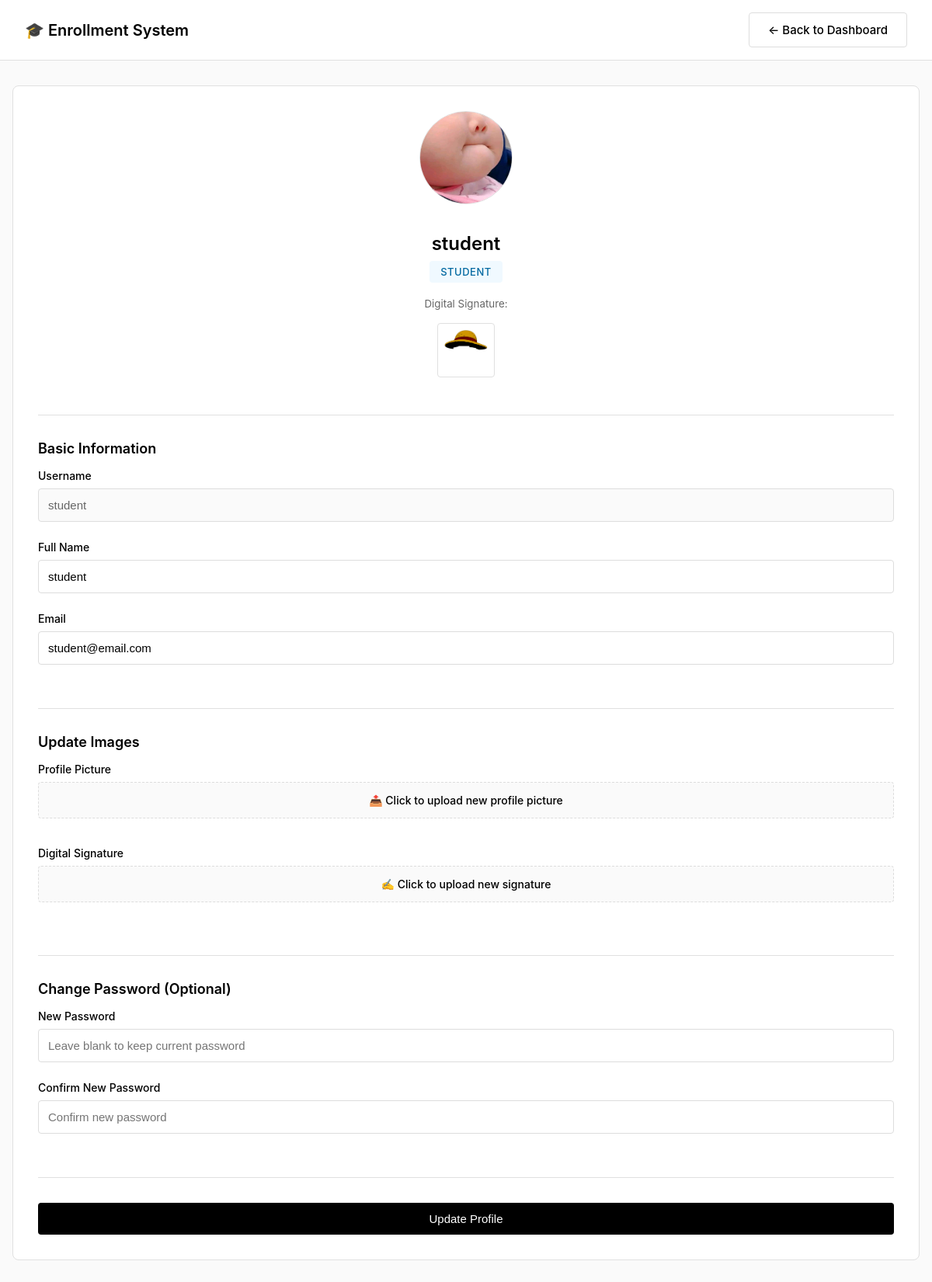
/profile.php (signed in), run on the app's committed database.
### tables this page shows
CREATE TABLE `users` (
  `id` int(11) NOT NULL,
  `username` varchar(50) NOT NULL,
  `password` varchar(255) NOT NULL,
  `full_name` varchar(100) NOT NULL,
  `email` varchar(100) NOT NULL,
  `user_type` enum('Student','Faculty','Administrator') NOT NULL,
  `profile_picture` varchar(255) DEFAULT NULL,
  `signature` varchar(255) DEFAULT NULL,
  `created_at` timestamp NOT NULL DEFAULT current_timestamp()
);

### profile.php (the view, shortened to what this page needs)
<?php
require_once 'config.php';
$user_id = $_SESSION['user_id'];
$query = $db->prepare("SELECT * FROM users WHERE id = ?");
$query->execute([$user_id]);
$user = $query->fetch();
?>
<!DOCTYPE html>
<html lang="en">
<head>
    <link rel="stylesheet" href="css/main.css">
    <link rel="stylesheet" href="css/profile.css">
</head>
<body>
    <nav class="navbar">
        <a href="index.php" class="navbar-brand">🎓 Enrollment System</a>
        <a href="index.php" class="btn btn-secondary">← Back to Dashboard</a>
    </nav>
    <div class="container">
        <div class="profile-card">
            <div class="profile-header">
                <img src="uploads/profiles/<?php echo htmlspecialchars($user['profile_picture']); ?>"
                    alt="Profile" class="profile-avatar">
                <h2><?php echo htmlspecialchars($user['full_name']); ?></h2>
                <span class="user-type-badge badge-<?php echo strtolower($user['user_type']); ?>">
                    <?php echo htmlspecialchars($user['user_type']); ?>
                </span>
                <div style="margin-top: 1rem;">
                    <small style="color: #666;">Digital Signature:</small>
                    <img src="uploads/signatures/<?php echo htmlspecialchars($user['signature']); ?>"
                        alt="Signature" class="profile-signature">
                </div>
            </div>
            <form method="POST" enctype="multipart/form-data">
                <div class="form-section">
                    <h3>Basic Information</h3>
                    <div class="form-group">
                        <label>Username</label>
                        <input type="text" value="<?php echo htmlspecialchars($user['username']); ?>" disabled>
                    </div>
                    <div class="form-group">
                        <label>Full Name</label>
                        <input type="text" name="full_name" value="<?php echo htmlspecialchars($user['full_name']); ?>" required>
                    </div>
                    <div class="form-group">
                        <label>Email</label>
                        <input type="email" name="email" value="<?php echo htmlspecialchars($user['email']); ?>" required>
                    </div>
                </div>
                <div class="form-section">
                    <h3>Update Images</h3>
                    <div class="form-group">
                        <label>Profile Picture</label>
                        <div class="file-input-wrapper">
                            <label for="profile_picture" class="file-input-label">
                                📤 Click to upload new profile picture
                            </label>
                        </div>
                    </div>
                    <div class="form-group">
                        <label>Digital Signature</label>
                        <div class="file-input-wrapper">
                            <label for="signature" class="file-input-label">
                                ✍️ Click to upload new signature
                            </label>
                        </div>
                    </div>
                </div>
                <div class="form-section">
                    <h3>Change Password (Optional)</h3>
                    <div class="form-group">
                        <label>New Password</label>
                        <input type="password" name="new_password" placeholder="Leave blank to keep current password">
                    </div>
                    <div class="form-group">
                        <label>Confirm New Password</label>
                        <input type="password" name="confirm_password" placeholder="Confirm new password">
                    </div>
                </div>
                <button type="submit" class="btn btn-primary">Update Profile</button>
            </form>
        </div>
    </div>
</body>
</html>

### css/main.css (style rules this page uses)
* { margin: 0; padding: 0; box-sizing: border-box; }
body { font-family: -apple-system, BlinkMacSystemFont, 'Segoe UI', sans-serif; background: #fafafa; min-height: 100vh; color: #000; }
.navbar { background: white; padding: 1rem 2rem; border-bottom: 1px solid #e0e0e0; display: flex; justify-content: space-between; align-items: center; }
.navbar-brand { font-size: 1.25rem; font-weight: 600; color: #000; text-decoration: none; }
.container { max-width: 1200px; margin: 0 auto; padding: 2rem 1rem; }
.user-type-badge { display: inline-block; padding: 0.25rem 0.75rem; border-radius: 4px; font-size: 0.813rem; font-weight: 500; text-transform: uppercase; letter-spacing: 0.5px; }
.badge-student { background: #f0f9ff; color: #0369a1; }
.btn { display: inline-block; padding: 0.625rem 1.25rem; background: #000; color: white; text-decoration: none; border-radius: 4px; border: none; cursor: pointer; font-size: 0.875rem; transition: opacity 0.2s; font-weight: 500; }
.btn-secondary { background: white; color: #000; border: 1px solid #ddd; }
.btn-primary { background: #000; color: white; }
.form-group { margin-bottom: 1.5rem; }
.form-group label { display: block; margin-bottom: 0.5rem; color: #000; font-weight: 500; font-size: 0.875rem; }
.form-group input, .form-group select, .form-group textarea { width: 100%; padding: 0.75rem; border: 1px solid #ddd; border-radius: 4px; font-size: 0.938rem; transition: border-color 0.2s; }

### css/profile.css (style rules this page uses)
body { font-family: -apple-system, BlinkMacSystemFont, 'Segoe UI', sans-serif; background: #fafafa; min-height: 100vh; }
.profile-card { background: white; border: 1px solid #e0e0e0; border-radius: 8px; padding: 2rem; margin-bottom: 2rem; }
.profile-header { text-align: center; margin-bottom: 2rem; padding-bottom: 2rem; border-bottom: 1px solid #e0e0e0; }
.profile-avatar { width: 120px; height: 120px; border-radius: 50%; object-fit: cover; border: 1px solid #e0e0e0; margin-bottom: 1rem; }
.profile-signature { max-width: 180px; height: 70px; object-fit: contain; border: 1px solid #e0e0e0; padding: 0.5rem; background: white; margin: 1rem auto; display: block; border-radius: 4px; }
.profile-header h2 { color: #000; margin: 1rem 0 0.5rem 0; font-size: 1.5rem; font-weight: 600; }
.user-type-badge { display: inline-block; padding: 0.375rem 0.875rem; border-radius: 4px; font-weight: 500; text-transform: uppercase; font-size: 0.813rem; letter-spacing: 0.5px; }
.badge-student { background: #f0f9ff; color: #0369a1; }
.form-section { margin-bottom: 2rem; padding-bottom: 2rem; border-bottom: 1px solid #e0e0e0; }
.form-section h3 { color: #000; margin-bottom: 1rem; font-size: 1.125rem; font-weight: 600; }
.form-group { margin-bottom: 1.5rem; }
.form-group label { display: block; margin-bottom: 0.5rem; font-weight: 500; color: #000; font-size: 0.875rem; }
.form-group input, .form-group select, .form-group textarea { width: 100%; padding: 0.75rem; border: 1px solid #ddd; border-radius: 4px; font-size: 0.938rem; transition: border-color 0.2s; }
.form-group input:disabled { background: #fafafa; color: #666; cursor: not-allowed; }
.file-input-wrapper { position: relative; overflow: hidden; display: inline-block; width: 100%; }
.file-input-label { display: block; padding: 0.875rem; border: 1px dashed #ddd; border-radius: 4px; text-align: center; cursor: pointer; transition: all 0.2s; background: #fafafa; font-size: 0.875rem; }
.btn { display: inline-block; padding: 0.75rem 1.5rem; border: none; border-radius: 4px; font-size: 0.938rem; font-weight: 500; cursor: pointer; text-decoration: none; transition: opacity 0.2s; }
.btn-primary { background: #000; color: white; width: 100%; }
.btn-secondary { background: white; color: #000; border: 1px solid #ddd; }

### data on the page
users: profile_picture (picture), full_name "student", user_type "STUDENT", signature (picture), username "student", email "student@email.com"
